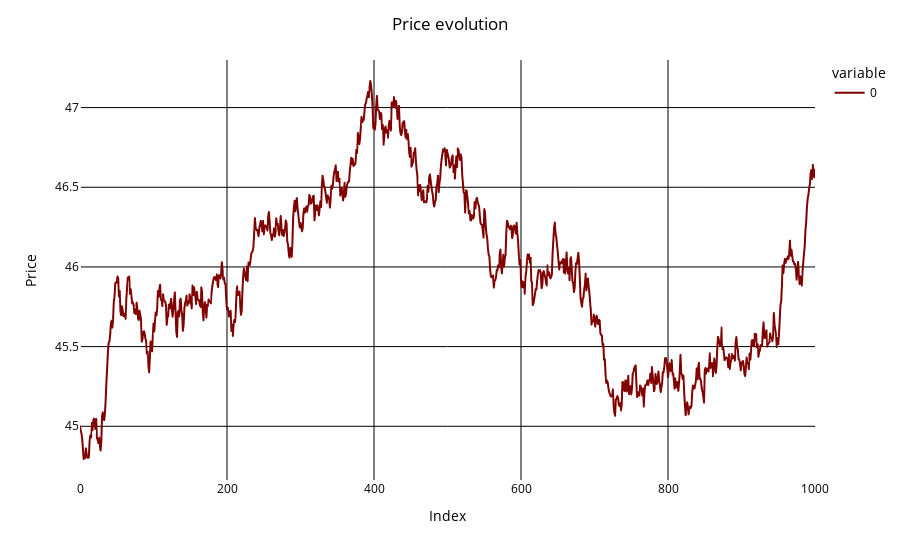

The cell this chart's notebook holds for it:
### Code cell
fig = px.line(p_t)
fig.update_traces(line_color = "maroon")

fig.update_layout(
    title_text="Price evolution",
    title_x=0.5,
    plot_bgcolor='white',  # set background color to white
    paper_bgcolor='white',  # set background color to white
    font=dict(color='black'),  # set font color to black
    xaxis=dict(title_text="Index", color='black', tickcolor='black', gridcolor='black'),  # set x-axis color, tick color, grid color, and grid width
    yaxis=dict(title_text="Price", color='black', tickcolor='black', gridcolor='black'),  # set y-axis color, tick color, grid color, and grid width
)

fig.show()

### Figure 1 — Plotly figure (JSON) as saved in the notebook; plotly's stock layout.template omitted (floating-point values rounded to 4 significant figures; data arrays with more than 128 entries replaced by an {"elided": "..."} marker saying what was removed)
{"data": [{"hovertemplate": "variable=0<br>index=%{x}<br>value=%{y}<extra></extra>", "legendgroup": "0", "line": {"color": "maroon", "dash": "solid"}, "marker": {"symbol": "circle"}, "mode": "lines", "name": "0", "showlegend": true, "type": "scattergl", "x": {"elided": "1001 int values"}, "xaxis": "x", "y": {"elided": "1001 float values"}, "yaxis": "y"}], "layout": {"font": {"color": "black"}, "legend": {"title": {"text": "variable"}, "tracegroupgap": 0}, "margin": {"t": 60}, "paper_bgcolor": "white", "plot_bgcolor": "white", "title": {"text": "Price evolution", "x": 0.5}, "xaxis": {"anchor": "y", "color": "black", "domain": [0, 1], "gridcolor": "black", "tickcolor": "black", "title": {"text": "Index"}}, "yaxis": {"anchor": "x", "color": "black", "domain": [0, 1], "gridcolor": "black", "tickcolor": "black", "title": {"text": "Price"}}}}
